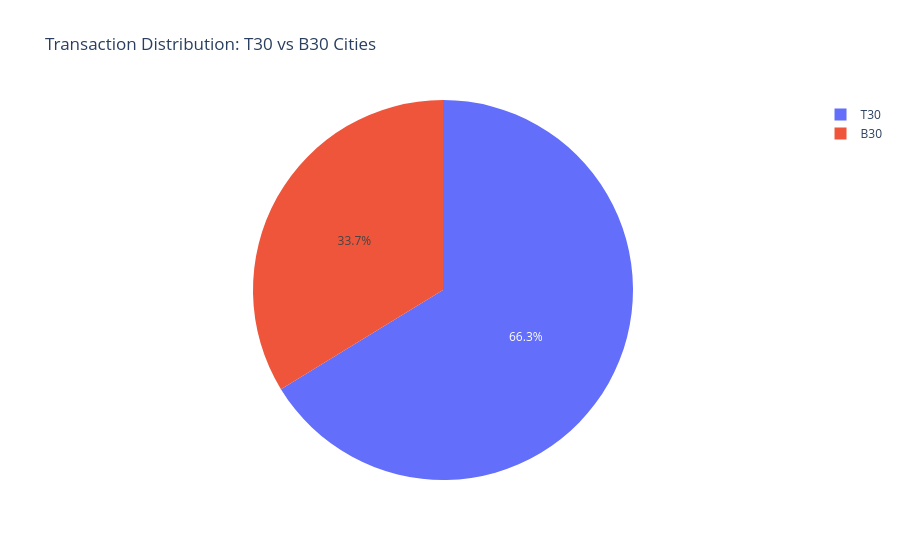

The notebook cell this image was saved under:
### Markdown cell above
## 9. T30 vs B30 City Tier Participation

**Insight 9:** B30 (Beyond Top 30) cities account for a substantial portion of transactions, proving the success of regulatory pushes to expand financial inclusion beyond metros.

### Code cell
tier_counts = investor_tx['city_tier'].value_counts().reset_index()
tier_counts.columns = ['city_tier', 'count']

fig = px.pie(tier_counts, values='count', names='city_tier', title='Transaction Distribution: T30 vs B30 Cities')
fig.write_image("reports/figures/09_city_tier_pie.png", width=800, height=500, scale=2)
fig.show()

### Figure 1 — Plotly figure (JSON) as saved in the notebook; plotly's stock layout.template omitted (floating-point values rounded to 4 significant figures)
{"data": [{"domain": {"x": [0.0, 1.0], "y": [0.0, 1.0]}, "hovertemplate": "city_tier=%{label}<br>count=%{value}<extra></extra>", "labels": ["T30", "B30"], "legendgroup": "", "name": "", "showlegend": true, "type": "pie", "values": [21719, 11059]}], "layout": {"legend": {"tracegroupgap": 0}, "title": {"text": "Transaction Distribution: T30 vs B30 Cities"}}}
